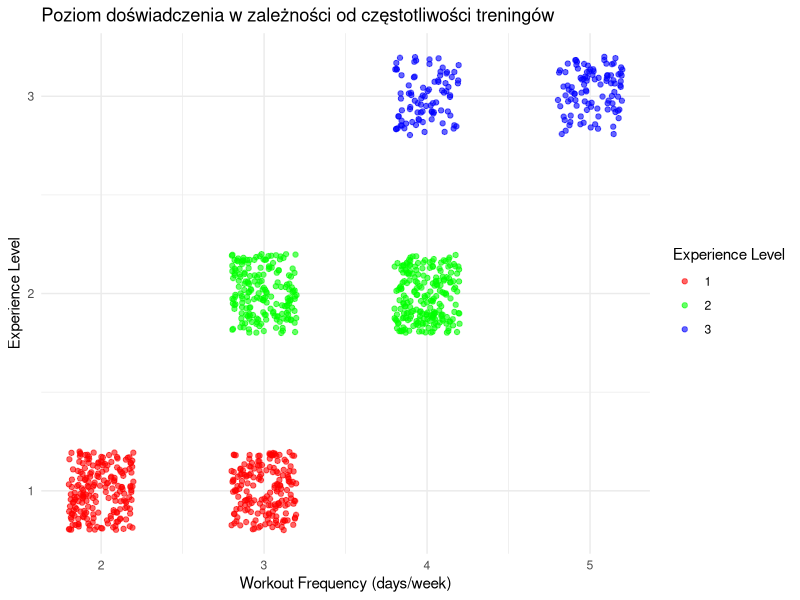

The R source for this figure:
#Wizualizacja

library (ggplot2)
library(readr)
library(dplyr)

#Wczytanie danych
silownia <- read_csv("silownia_new.csv")

#Zmiana nazwy zmiennej
silownia <- silownia %>% rename(Workout_Frequency = 'Workout_Frequency (days/week)')

#Wykres zależności poziomu doświadczenia od częstotliwości treningów
ggplot(silownia, aes(x = Workout_Frequency, y = Experience_Level, color = as.factor(Experience_Level))) +
  geom_jitter(width = 0.2, height = 0.2, alpha = 0.6) +
  scale_y_continuous(
    breaks = 1:3  
  ) +
  scale_color_manual(
    values = c("1" = "red", "2" = "green", "3" = "blue"),
    name = "Experience Level"  
  ) +
  labs(
    title = "Poziom doświadczenia w zależności od częstotliwości treningów",
    x = "Workout Frequency (days/week)",
    y = "Experience Level"
  ) +
  theme_minimal()




















